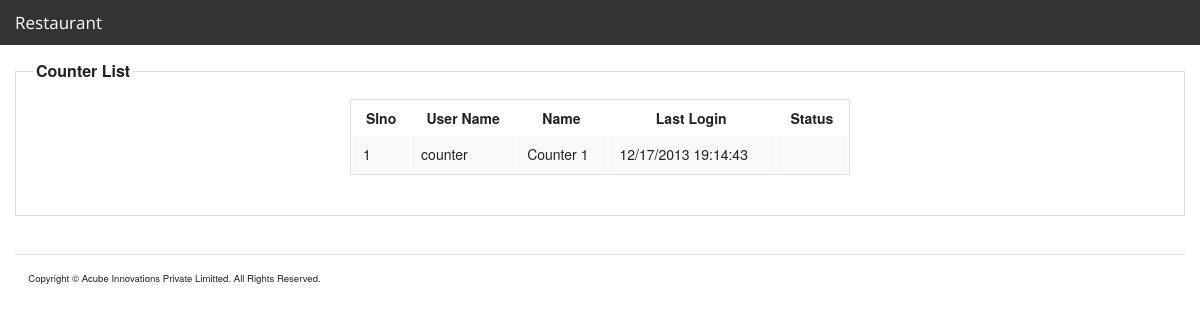
The app's page /admin/counter_list.php (signed in) with its own data.
### tables this page shows
CREATE TABLE IF NOT EXISTS `counters` (
  `id` int(11) NOT NULL AUTO_INCREMENT,
  `username` varchar(255) NOT NULL,
  `password` varchar(255) NOT NULL,
  `name` text,
  `image` text,
  `securityquestion_id` int(11) DEFAULT NULL,
  `answer` text,
  `lastlogin` datetime DEFAULT NULL,
  `last_bill_number` int(11) NOT NULL DEFAULT '0',
  `status_id` int(11) NOT NULL,
  `created` datetime NOT NULL,
  `updated` datetime DEFAULT NULL,
  PRIMARY KEY (`id`),
  UNIQUE KEY `username` (`username`),
  KEY `securityquestion_id` (`securityquestion_id`)
);

### include/class/class_page/class_page.php (called while the page is built, shortened)
<?php
class Page {
	var $connection_list = array();
	var $conf_list = array();
	var $menuconf_list = array();
	var $class_list = array();
	var $function_list = array();
	var $root_path='./';
	var $module_path='modules/';
	var $module = "" ;
	var $style='';
	var $script='';
	var $print_page='';
	function display(){
		$debug_output .= ob_get_contents();
		if(count($this->conf_list) > 0){
			foreach ($this->conf_list as $conf_file){
				$debug_output .= ob_get_contents();
			}
		}
		if(count($this->connection_list) > 0){
			foreach ($this->connection_list as $connection_file){
				$debug_output .= ob_get_contents();
			}
		}
		if(count($this->menuconf_list) > 0){
			foreach ($this->menuconf_list as $menuconf_file){
				$debug_output .= ob_get_contents();
			}
		}
		if(count($this->function_list) > 0){
			foreach ($this->function_list as $function_file){
				$debug_output .= ob_get_contents();
			}
		}
		if(trim($this->module) != ""){
			$debug_output .= ob_get_contents();
		}
		if(count($this->class_list) > 0){
			foreach ($this->class_list as $class_file){
				$debug_output .= ob_get_contents();
				$debug_output .= ob_get_contents();
			}
		}
		if(trim($this->module) != ""){
			$filename = $this->root_path.$this->module_path.$this->module."/style.css";
			if (file_exists( $filename)) {
				$this->style.='<link rel="stylesheet" type="text/css" href="'.$filename.'">';
			}else{
				$debug_output .= 'File :: '.$filename ." not exists <br/>";
			}
			$filename = $this->root_path.$this->module_path.$this->module."/script.js";
			if (file_exists($filename)) {
				$this->script.='<script src="'.$filename.'" language="JavaScript" type="text/JavaScript"></script>';
			}else{
				$debug_output .= 'File :: '.$filename ." not exists. <br/>";
			}
		}
		if(trim($this->module) != ""){
			$filename = $this->root_path.$this->module_path.$this->module."/functions.php";
			if (file_exists($filename)) {
				ob_start();
				include($filename);
				$this->print_page .= ob_get_contents();
				ob_end_clean();
			}else{
				$debug_output .= ob_get_contents();
			}
			$filename = $this->root_path.$this->module_path.$this->module."/code.php";
			if (file_exists($filename)) {
				include($filename);
				$this->print_page .= ob_get_contents();
			}else{
				ob_start();
				echo 'File :: '.$filename ." not exists. <br/>";
				$debug_output .= ob_get_contents();
				ob_end_clean();
			}
			$filename = $this->root_path.$this->module_path.$this->module."/style.php";
			if (file_exists($filename)) {
				ob_start();
				include($filename);
				$this->style.='<style>';
				$this->style .= ob_get_contents();
				$this->style.='</style>';
				ob_end_clean();
			}else{
				$debug_output .='File :: '.$filename ." not exists. <br/>";
			}
						$filename = $this->root_path.$this->module_path.$this->module."/script.php";
			if (file_exists($filename)) {
				ob_start();
				include($filename);
				$this->script.='<script language="JavaScript" type="text/JavaScript">';
				$this->script .= ob_get_contents();
				$this->script.='</script>';
				ob_end_clean();
			}else{
				$debug_output .='File :: '.$filename ." not exists. <br/>";
			}
			$filename = $this->root_path.$this->module_path.$this->module."/view.php";
			if (file_exists($filename)) {
				include($filename);
				$this->print_page .= ob_get_contents();
			}else{
				ob_start();
				echo 'File :: '.$filename ." not exists. <br/>";
				$debug_output .= ob_get_contents();
				ob_end_clean();
			}
		}
	}
}
?>

### modules/counter/admin_counter_list/code.php (called while the page is built, shortened)
<?php
$admin_counter= new Counter($myconnection);
$admin_counter->connection=$myconnection;
$array_admin_counter=$admin_counter->get_list_array_bylimit();
if($array_admin_counter!=false){
	$count=count($array_admin_counter);
}
?>

### include/class/class_counter/class_counter.php (called while the page is built, shortened)
<?php
class Counter{
	var $connection="";
 function get_list_array_bylimit($start_record = 0,$max_records = 25){
        $limited_data = array();
        $i=0;
        $strSQL = "SELECT id,username,name,lastlogin,status_id FROM counters WHERE 1 ";
      $strSQL .= "ORDER BY id";
      $strSQL_limit = sprintf("%s LIMIT %d, %d", $strSQL, $start_record, $max_records);
      $rsRES = mysql_query($strSQL_limit, $this->connection) or die(mysql_error(). $strSQL_limit);
    if ( mysql_num_rows($rsRES) > 0 ){
        while ( list ($id,$username,$name,$lastlogin,$status_id) = mysql_fetch_row($rsRES) ){
              $limited_data[$i]["id"] = $id;
              $limited_data[$i]["username"] = $username;
              $limited_data[$i]["name"] = $name;
              $limited_data[$i]["lastlogin"] = date('m/d/Y H:i:s', strtotime($lastlogin));
               $limited_data[$i]["status_id"] = $status_id;
              $i++;
          }return $limited_data;
          }else{
          return false;
           }
 }
  }

### modules/counter/admin_counter_list/view.php (the view, shortened to what this page needs)
<!DOCTYPE html PUBLIC "-//W3C//DTD XHTML 1.0 Transitional//EN" "http://www.w3.org/TR/xhtml1/DTD/xhtml1-transitional.dtd">
<html xmlns="http://www.w3.org/1999/xhtml">
<head>
</head>
<body>
<form id="form2" name="form2" method="post" action="">
  <fieldset>
    <legend> Counter List</legend>
  <table width="500" height="68" align="center">
    <tr>
        <th>Slno</th>
        <th>User Name</th>
        <th>Name </th>
        <th colspan="3">Last Login</th>
         <th>Status</th>
    </tr>
     <?php
      	if($array_admin_counter==false){
	     ?>
    <tr>
      <td colspan="7" >No records found </td>
    </tr>
       <?php } else {
		    $i=0;
			  while($i<$count){
		     ?>
     <tr>
      <td><?php echo $array_admin_counter[$i]['id']?></td>
      <td><?php echo $array_admin_counter[$i]['username']?></td>
          <td colspan="2"> <?php echo $array_admin_counter[$i]['name'] ;?></td>
          <td colspan="2"> <?php echo $array_admin_counter[$i]['lastlogin'] ;?></td>
          <td colspan="2"><?php if(isset($g_ARRAY_STATUS[$array_admin_counter[$i]['status_id']])){ echo $g_ARRAY_STATUS[$array_admin_counter[$i]['status_id']];}?> </td>
      </tr>
     <?php
		  $i++;
		  }
		   } ?>
    </table>
    </form>
   </body>
   </html>

### records on screen
counters: id "1", username "counter", name "Counter 1", lastlogin "12/17/2013 19:14:43"
